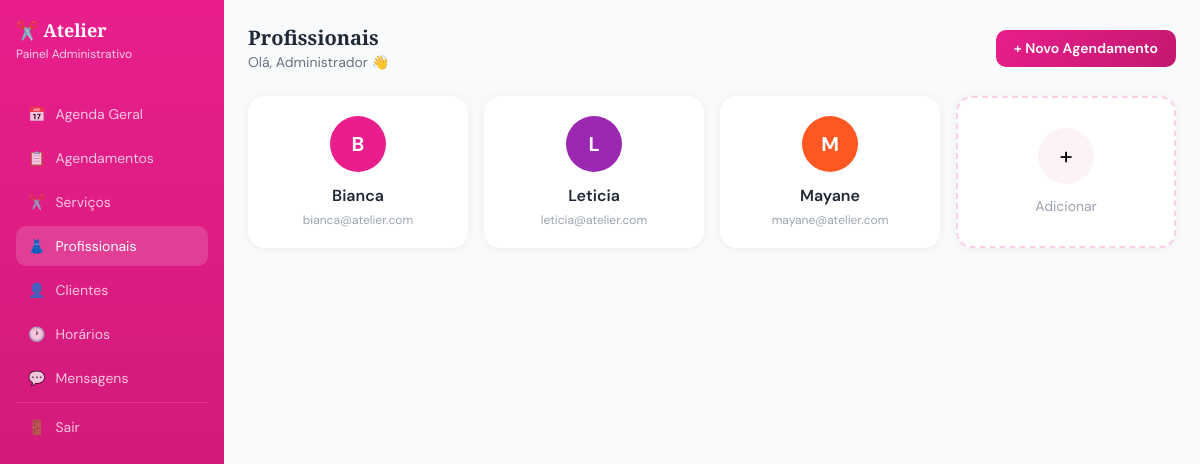
Page /views/admin/dashboard.php?aba=profissionais (signed in) on the committed database.
### tables this page shows
CREATE TABLE `profissionais` (
  `id`          INT UNSIGNED     NOT NULL AUTO_INCREMENT,
  `usuario_id`  INT UNSIGNED     NOT NULL,
  `apelido`     VARCHAR(80)      NOT NULL COMMENT 'Nome exibido ao cliente (ex: Bianca)',
  `foto_url`    VARCHAR(255)     NOT NULL DEFAULT '',
  `cor_agenda`  VARCHAR(7)       NOT NULL DEFAULT '#e91e8c' COMMENT 'Cor hex para diferenciar no calendário master',
  `ativo`       TINYINT(1)       NOT NULL DEFAULT 1,
  PRIMARY KEY (`id`),
  UNIQUE KEY `uq_usuario` (`usuario_id`),
  CONSTRAINT `fk_prof_usuario` FOREIGN KEY (`usuario_id`) REFERENCES `usuarios` (`id`) ON DELETE CASCADE
);

CREATE TABLE `usuarios` (
  `id`          INT UNSIGNED     NOT NULL AUTO_INCREMENT,
  `nome`        VARCHAR(120)     NOT NULL,
  `email`       VARCHAR(180)     NOT NULL,
  `whatsapp`    VARCHAR(20)      NOT NULL DEFAULT '',
  `senha_hash`  VARCHAR(255)     NOT NULL DEFAULT '',
  `tipo`        ENUM('cliente','funcionario','admin') NOT NULL DEFAULT 'cliente',
  `ativo`       TINYINT(1)       NOT NULL DEFAULT 1,
  `criado_em`   DATETIME         NOT NULL DEFAULT CURRENT_TIMESTAMP,
  `atualizado_em` DATETIME       NOT NULL DEFAULT CURRENT_TIMESTAMP ON UPDATE CURRENT_TIMESTAMP,
  PRIMARY KEY (`id`),
  UNIQUE KEY `uq_email` (`email`)
);

### models/Servico.php (called while the page is built, shortened)
<?php
class Servico
{
    public static function fromArray(array $row): self
    {
        $obj = new self();
        $obj->setId((int)$row['id']);
        $obj->setCategoriaId($row['categoria_id'] !== null ? (int)$row['categoria_id'] : null);
        $obj->setNome($row['nome'] ?? '');
        $obj->setDescricao($row['descricao'] ?? '');
        $obj->setDuracaoMin((int)($row['duracao_min'] ?? 60));
        $obj->setPreco((float)($row['preco'] ?? 0));
        $obj->setFotoUrl($row['foto_url'] ?? '');
        $obj->setAtivo((bool)($row['ativo'] ?? true));
        $obj->setOrdem((int)($row['ordem'] ?? 0));
        return $obj;
    }
    public static function listarTodos(): array
    {
        $pdo  = Database::getInstance();
        $stmt = $pdo->prepare("
            SELECT s.*, c.nome AS categoria_nome
              FROM servicos s
              LEFT JOIN categorias_servico c ON c.id = s.categoria_id
             ORDER BY s.ativo DESC, s.ordem ASC, s.nome ASC
        ");
        $stmt->execute();
        $servicos = [];
        while ($row = $stmt->fetch()) {
            $obj = self::fromArray($row);
            $obj->categoriaNome = $row['categoria_nome'] ?? '';
            $servicos[] = $obj;
        }
        return $servicos;
    }
}

### controllers/DashboardController.php (called while the page is built, shortened)
<?php
require_once __DIR__ . '/../models/Profissional.php';
require_once __DIR__ . '/../models/Servico.php';
class DashboardController
{
    public function dadosAdmin(): array
    {
        $dataInicio = filter_input(INPUT_GET, 'data_inicio', FILTER_SANITIZE_SPECIAL_CHARS)
            ?? date('Y-m-01');
        $dataFim    = filter_input(INPUT_GET, 'data_fim',    FILTER_SANITIZE_SPECIAL_CHARS)
            ?? date('Y-m-t');
        return [
            'agendamentos'  => Agendamento::listarTodos($dataInicio, $dataFim),
            'profissionais' => Profissional::listarTodos(),
            'servicos'      => Servico::listarTodos(),
            'data_inicio'   => $dataInicio,
            'data_fim'      => $dataFim,
            'usuario_nome'  => $_SESSION['user_nome'] ?? '',
        ];
    }
}

### models/Profissional.php (called while the page is built, shortened)
<?php
class Profissional
{
    private string $apelido    = '';
    private string $corAgenda  = '#e91e8c';
    public function getApelido(): string { return $this->apelido; }
    public function getCorAgenda(): string { return $this->corAgenda; }
    public function setApelido(string $v): void { $this->apelido = trim($v); }
    public function setCorAgenda(string $v): void { $this->corAgenda = trim($v); }
    public static function fromArray(array $row): self
    {
        $obj = new self();
        $obj->setId((int)$row['id']);
        $obj->setUsuarioId((int)($row['usuario_id'] ?? 0));
        $obj->setApelido($row['apelido'] ?? '');
        $obj->setFotoUrl($row['foto_url'] ?? '');
        $obj->setCorAgenda($row['cor_agenda'] ?? '#e91e8c');
        $obj->setAtivo((bool)($row['ativo'] ?? true));
        $obj->nomeCompleto = $row['nome_completo'] ?? '';
        $obj->email        = $row['email'] ?? '';
        return $obj;
    }
    public static function listarTodos(): array
    {
        $pdo  = Database::getInstance();
        $stmt = $pdo->prepare("
            SELECT p.*, u.nome AS nome_completo, u.email
              FROM profissionais p
              JOIN usuarios u ON u.id = p.usuario_id
             WHERE p.ativo = 1
             ORDER BY p.apelido ASC
        ");
        $stmt->execute();
        $result = [];
        while ($row = $stmt->fetch()) {
            $result[] = self::fromArray($row);
        }
        return $result;
    }
}

### views/admin/dashboard.php (the view, shortened to what this page needs)
<!DOCTYPE html>
<html lang="pt-BR">
<head>
  <script src="https://cdn.tailwindcss.com"></script>
</head>
<?php
require_once __DIR__ . '/../../controllers/DashboardController.php';
$controller = new DashboardController();
$dados      = $controller->dadosAdmin();
$aba = filter_input(INPUT_GET, 'aba', FILTER_SANITIZE_SPECIAL_CHARS) ?? 'agenda';
?>
<body class="flex">
<aside class="sidebar w-56 flex-shrink-0 p-4 sticky top-0 h-screen overflow-y-auto hidden md:block">
  <div class="mb-8">
    <div class="text-white font-serif text-lg font-bold" style="font-family:'Playfair Display',serif;">
      ✂️ Atelier
    </div>
    <div class="text-pink-200 text-xs mt-0.5">Painel Administrativo</div>
  </div>
  <nav class="space-y-1 text-sm">
    <?php
    $abas = [
      'agenda'        => ['📅', 'Agenda Geral'],
      'agendamentos'  => ['📋', 'Agendamentos'],
      'servicos'      => ['✂️', 'Serviços'],
      'profissionais' => ['👗', 'Profissionais'],
      'clientes'      => ['👤', 'Clientes'],
      'horarios'      => ['🕐', 'Horários'],
      'mensagens'     => ['💬', 'Mensagens'],
    ];
    foreach ($abas as $key => [$icon, $label]):
      $cls = $aba === $key ? 'nav-item active' : 'nav-item';
    ?>
    <a href="?aba=<?= $key ?>" class="<?= $cls ?> flex items-center gap-2.5 px-3 py-2.5">
      <span><?= $icon ?></span> <?= $label ?>
    </a>
    <?php endforeach; ?>
    <hr class="border-pink-400/30 my-3" />
    <a href="<?= BASE_URL ?>/controllers/logica_logout.php" class="nav-item flex items-center gap-2.5 px-3 py-2.5">
      <span>🚪</span> Sair
    </a>
  </nav>
</aside>
<main class="flex-1 p-6 max-h-screen overflow-y-auto">
  <div class="flex items-center justify-between mb-6">
    <div>
      <h1 class="text-xl font-bold text-gray-800" style="font-family:'Playfair Display',serif;">
        <?= ['agenda'=>'Agenda Geral','agendamentos'=>'Agendamentos','servicos'=>'Serviços',
             'profissionais'=>'Profissionais','clientes'=>'Clientes','horarios'=>'Horários',
             'mensagens'=>'Mensagens'][$aba] ?? 'Dashboard' ?>
      </h1>
      <p class="text-gray-500 text-sm">Olá, <?= htmlspecialchars($dados['usuario_nome']) ?> 👋</p>
    </div>
    <button class="btn-rosa">+ Novo Agendamento</button>
  </div>
  <?php if ($aba === 'profissionais'): ?>
  <div class="grid grid-cols-2 md:grid-cols-4 gap-4">
    <?php foreach ($dados['profissionais'] as $p): ?>
    <div class="card p-5 text-center">
      <div class="w-14 h-14 rounded-full mx-auto mb-3 flex items-center justify-center text-xl font-bold text-white"
           style="background:<?= htmlspecialchars($p->getCorAgenda()) ?>;">
        <?= mb_strtoupper(mb_substr($p->getApelido(), 0, 1)) ?>
      </div>
      <p class="font-semibold text-gray-800"><?= htmlspecialchars($p->getApelido()) ?></p>
      <p class="text-xs text-gray-400 mt-1 truncate"><?= htmlspecialchars($p->email) ?></p>
    </div>
    <?php endforeach; ?>
    <div class="card p-5 text-center flex flex-col items-center justify-center border-2 border-dashed border-pink-200 cursor-pointer hover:border-pink-400 transition">
      <div class="w-14 h-14 rounded-full mb-3 flex items-center justify-center text-2xl bg-pink-50">+</div>
      <p class="text-sm text-gray-400">Adicionar</p>
    </div>
  </div>
  <?php endif; ?>
</main>
</body>
</html>

### views/admin/dashboard.php (style rules this page uses)
body { font-family: 'DM Sans', sans-serif; background: #f8fafc; }
.sidebar { background: linear-gradient(180deg, #e91e8c 0%, #c2186e 100%); min-height: 100vh; }
.nav-item { color: rgba(255,255,255,0.75); border-radius: 10px; transition: all 0.2s; }
.nav-item:hover, .nav-item.active { background: rgba(255,255,255,0.15); color: white; }
.card { background: white; border-radius: 16px; box-shadow: 0 1px 8px rgba(0,0,0,0.06); }
.btn-rosa { background: linear-gradient(135deg,#e91e8c,#c2186e); color:white; border:none; border-radius:10px; padding:8px 18px; font-weight:600; cursor:pointer; font-size:0.875rem; transition:all 0.2s; }

### rows in the picture
profissionais: apelido "B", apelido "Bianca", usuario.email "bianca@atelier.com"
profissionais: apelido "L", apelido "Leticia", usuario.email "leticia@atelier.com"
profissionais: apelido "M", apelido "Mayane", usuario.email "mayane@atelier.com"

### other values in the picture
$icon "📅"
$label "Agenda Geral"
$icon "📋"
$label "Agendamentos"
$icon "✂️"
$label "Serviços"
$icon "👗"
$label "Profissionais"
$label "Clientes"
$icon "🕐"
$label "Horários"
$icon "💬"
$label "Mensagens"
$dados['usuario_nome'] "Administrador"
